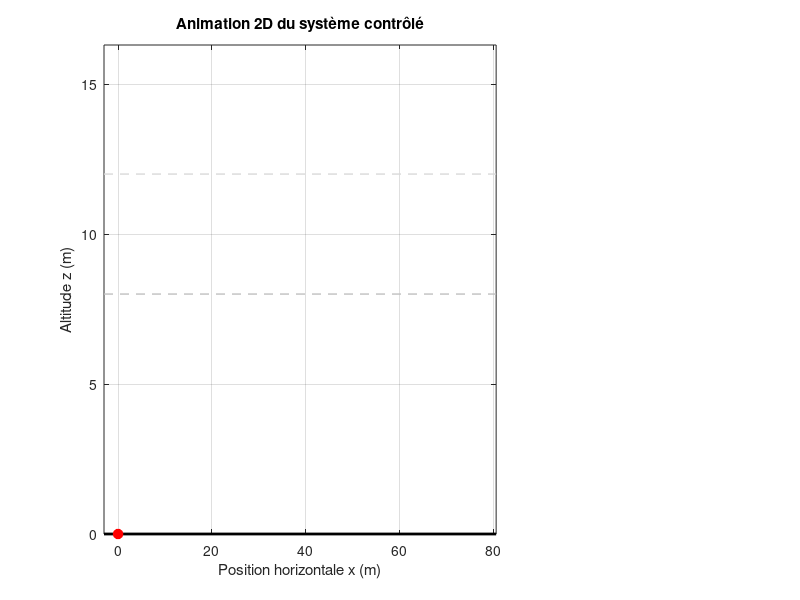

This figure's MATLAB source: (Note: this script raises an error after producing the figure.)
clc; clear; close all;

%% =========================
% PARAMETRES PHYSIQUES
%% =========================
m = 1.5;          % masse (kg)
J = 0.08;         % inertie (kg.m^2)
g = 9.81;         % gravité (m/s^2)

cx = 0.25;        % amortissement horizontal
cz = 0.90;        % amortissement vertical
cth = 0.15;       % amortissement angulaire

L = 1.2;          % longueur visuelle du véhicule

%% =========================
% SIMULATION
%% =========================
dt = 0.01;
Tend = 22;
t = 0:dt:Tend;
N = length(t);

%% =========================
% ETATS
%% =========================
x = zeros(1,N);        % position horizontale
vx = zeros(1,N);       % vitesse horizontale

z = zeros(1,N);        % altitude
vz = zeros(1,N);       % vitesse verticale

theta = zeros(1,N);    % angle (rad)
omega = zeros(1,N);    % vitesse angulaire

%% =========================
% COMMANDES
%% =========================
T = zeros(1,N);        % poussée
M = zeros(1,N);        % couple

%% =========================
% CONSIGNES
%% =========================
z_ref = zeros(1,N);
theta_ref = zeros(1,N);

z_ref(t >= 1)  = 8;                 % monter à 8 m
z_ref(t >= 12) = 12;                % puis à 12 m

theta_ref(t >= 6)  = deg2rad(10);   % inclinaison +10°
theta_ref(t >= 14) = deg2rad(-8);   % inclinaison -8°
theta_ref(t >= 18) = deg2rad(0);    % retour à 0°

%% =========================
% PID ALTITUDE
%% =========================
Kpz = 18;
Kiz = 4;
Kdz = 10;

%% =========================
% PID ANGLE
%% =========================
Kpt = 12;
Kit = 1.5;
Kdt = 4.5;

%% =========================
% VARIABLES PID
%% =========================
ez = zeros(1,N);
eth = zeros(1,N);

int_ez = 0;
int_eth = 0;

ez_prev = 0;
eth_prev = 0;

%% =========================
% PERTURBATIONS DE VENT
%% =========================
wx = zeros(1,N);     % vent horizontal
wz = zeros(1,N);     % vent vertical
wth = zeros(1,N);    % vent angulaire

for k = 1:N
    tk = t(k);

    % Rafale horizontale à droite
    if tk >= 4 && tk < 8
        wx(k) = 2.0;
    end

    % Rafale verticale
    if tk >= 9 && tk < 12
        wz(k) = 2.5;
    end

    % Vent angulaire oscillant
    if tk >= 13 && tk < 18
        wth(k) = 0.05*sin(2*pi*0.8*tk);
    end

    % Rafale horizontale opposée
    if tk >= 18 && tk < 20
        wx(k) = -2.8;
    end
end

%% =========================
% SATURATIONS
%% =========================
Tmin = 0;
Tmax = 45;

Mmin = -6;
Mmax = 6;

%% =========================
% BOUCLE DE SIMULATION
%% =========================
for k = 2:N

    % ----- PID altitude
    ez(k) = z_ref(k) - z(k-1);
    int_ez = int_ez + ez(k)*dt;
    dez = (ez(k) - ez_prev)/dt;

    Teq = m*g / max(cos(theta(k-1)), 0.2);   % compensation poids simple
    T(k) = Teq + Kpz*ez(k) + Kiz*int_ez + Kdz*dez;
    T(k) = min(max(T(k), Tmin), Tmax);

    if T(k) == Tmin || T(k) == Tmax
        int_ez = int_ez - ez(k)*dt;
    end
    ez_prev = ez(k);

    % ----- PID angle
    eth(k) = theta_ref(k) - theta(k-1);
    int_eth = int_eth + eth(k)*dt;
    deth = (eth(k) - eth_prev)/dt;

    M(k) = Kpt*eth(k) + Kit*int_eth + Kdt*deth;
    M(k) = min(max(M(k), Mmin), Mmax);

    if M(k) == Mmin || M(k) == Mmax
        int_eth = int_eth - eth(k)*dt;
    end
    eth_prev = eth(k);

    % ----- Dynamique translationnelle 2D
    ax = (T(k)*sin(theta(k-1)) - cx*vx(k-1) + wx(k)) / m;
    az = (T(k)*cos(theta(k-1)) - m*g - cz*vz(k-1) + wz(k)) / m;

    % ----- Dynamique angulaire
    alpha = (M(k) - cth*omega(k-1) + wth(k)) / J;

    % ----- Intégration Euler
    vx(k) = vx(k-1) + ax*dt;
    x(k) = x(k-1) + vx(k)*dt;

    vz(k) = vz(k-1) + az*dt;
    z(k) = z(k-1) + vz(k)*dt;
    if z(k) < 0
        z(k) = 0;
        vz(k) = 0;
    end

    omega(k) = omega(k-1) + alpha*dt;
    theta(k) = theta(k-1) + omega(k)*dt;
end

%% =========================
% FIGURE
%% =========================
fig = figure('Position',[70 50 1300 800],'Color','w');

% ---------- Animation principale
subplot(2,3,[1 2 4 5]);
hold on; grid on; box on;
title('Animation 2D du système contrôlé');
xlabel('Position horizontale x (m)');
ylabel('Altitude z (m)');

xmin = min(x) - 3;
xmax = max(x) + 3;
zmax = max([z_ref z]) + 4;

xlim([xmin xmax]);
ylim([0 zmax]);

% Sol
plot([xmin xmax], [0 0], 'k', 'LineWidth', 2);

% Consignes d'altitude
plot([xmin xmax], [8 8], '--', 'Color', [0.75 0.75 0.75], 'LineWidth', 1);
plot([xmin xmax], [12 12], '--', 'Color', [0.85 0.85 0.85], 'LineWidth', 1);

% Trace
hTrace = plot(NaN, NaN, 'r--', 'LineWidth', 1.5);

% Corps véhicule
hBody = plot([0 0], [0 0], 'b', 'LineWidth', 4);

% Centre
hCenter = plot(0, 0, 'ro', 'MarkerFaceColor', 'r', 'MarkerSize', 7);

% Flamme
hFlame = plot([0 0], [0 0], 'm', 'LineWidth', 3);

% Vecteur poussée
hThrust = quiver(0, 0, 0, 0, 0, 'Color', [0 0.5 0], 'LineWidth', 2, 'MaxHeadSize', 1.5);

% Vent horizontal visible
nWind = 6;
windY = linspace(1, zmax-1, nWind);
hWind = gobjects(1, nWind);
for i = 1:nWind
    hWind(i) = quiver(xmin + 1, windY(i), 0, 0, 0, ...
        'Color', [0.2 0.7 1], 'LineWidth', 1.5, 'MaxHeadSize', 1.2);
end

% Textes info
txt1 = text(xmax-0.2, zmax-0.5, '', 'HorizontalAlignment','right', 'FontWeight','bold');
txt2 = text(xmax-0.2, zmax-1.3, '', 'HorizontalAlignment','right', 'Color','b');
txt3 = text(xmax-0.2, zmax-2.1, '', 'HorizontalAlignment','right', 'Color','r');
txt4 = text(xmax-0.2, zmax-2.9, '', 'HorizontalAlignment','right', 'Color','m');
txt5 = text(xmax-0.2, zmax-3.7, '', 'HorizontalAlignment','right', 'Color',[0 0.5 0], 'FontWeight','bold');

% ---------- Altitude
subplot(2,3,3);
hold on; grid on; box on;
plot(t, z_ref, '--k', 'LineWidth', 1.5);
hAlt = plot(NaN, NaN, 'b', 'LineWidth', 1.8);
xlabel('Temps (s)');
ylabel('Altitude (m)');
title('Réponse en altitude');
legend('Consigne', 'Altitude', 'Location', 'best');

% ---------- Angle
subplot(2,3,6);
hold on; grid on; box on;
plot(t, rad2deg(theta_ref), '--k', 'LineWidth', 1.5);
hAng = plot(NaN, NaN, 'r', 'LineWidth', 1.8);
xlabel('Temps (s)');
ylabel('\theta (deg)');
title('Réponse angulaire');
legend('Consigne', 'Angle', 'Location', 'best');

%% =========================
% VIDEO MP4
%% =========================
if ~exist('videos', 'dir')
    mkdir('videos');
end

videoPath = fullfile('videos', 'controle_2D_PID_animation.mp4');
vw = VideoWriter(videoPath, 'MPEG-4');
vw.FrameRate = 30;
vw.Quality = 100;
open(vw);

%% =========================
% ANIMATION
%% =========================
step = 4;
xTrace = [];
zTrace = [];

for k = 1:step:N

    xc = x(k);
    zc = z(k);

    % Corps incliné
    x1 = xc - (L/2)*sin(theta(k));
    x2 = xc + (L/2)*sin(theta(k));

    z1 = zc - (L/2)*cos(theta(k));
    z2 = zc + (L/2)*cos(theta(k));

    subplot(2,3,[1 2 4 5]);

    % Corps
    set(hBody, 'XData', [x1 x2], 'YData', [z1 z2]);
    set(hCenter, 'XData', xc, 'YData', zc);

    % Flamme
    flameLength = 0.4 + 0.8*(T(k)/Tmax);
    xf1 = xc + 0.15*sin(theta(k));
    zf1 = zc + 0.15*cos(theta(k));
    xf2 = xc - flameLength*sin(theta(k));
    zf2 = zc - flameLength*cos(theta(k));
    set(hFlame, 'XData', [xf1 xf2], 'YData', [zf1 zf2]);

    % Vecteur poussée
    thrustScale = 0.12;
    uT = thrustScale*T(k)*sin(theta(k));
    vT = thrustScale*T(k)*cos(theta(k));
    set(hThrust, 'XData', xc, 'YData', zc, 'UData', uT, 'VData', vT);

    % Trace
    xTrace = [xTrace xc];
    zTrace = [zTrace zc];
    set(hTrace, 'XData', xTrace, 'YData', zTrace);

    % Vent visible
    meanWind = wx(k);
    windScale = 0.25;
    for i = 1:nWind
        set(hWind(i), ...
            'XData', xmin + 1, ...
            'YData', windY(i), ...
            'UData', windScale*meanWind, ...
            'VData', 0);
    end

    % Texte phase
    if t(k) < 1
        phase = 'Décollage initial';
    elseif t(k) >= 4 && t(k) < 8
        phase = 'Rafale horizontale';
    elseif t(k) >= 9 && t(k) < 12
        phase = 'Rafale verticale';
    elseif t(k) >= 13 && t(k) < 18
        phase = 'Vent angulaire oscillant';
    elseif t(k) >= 18 && t(k) < 20
        phase = 'Rafale opposée';
    else
        phase = 'Suivi PID normal';
    end

    set(txt1, 'String', sprintf('Temps = %.2f s', t(k)));
    set(txt2, 'String', sprintf('x = %.2f m, z = %.2f m', x(k), z(k)));
    set(txt3, 'String', sprintf('v_x = %.2f m/s, v_z = %.2f m/s', vx(k), vz(k)));
    set(txt4, 'String', sprintf('\\theta = %.2f deg | T = %.2f N | M = %.2f N.m', ...
        rad2deg(theta(k)), T(k), M(k)));
    set(txt5, 'String', sprintf('Vent: w_x = %.2f, w_z = %.2f, w_\\theta = %.3f | %s', ...
        wx(k), wz(k), wth(k), phase));

    % Courbes
    subplot(2,3,3);
    set(hAlt, 'XData', t(1:k), 'YData', z(1:k));

    subplot(2,3,6);
    set(hAng, 'XData', t(1:k), 'YData', rad2deg(theta(1:k)));

    drawnow;
    frame = getframe(fig);
    writeVideo(vw, frame);
end

close(vw);

fprintf('\nVidéo enregistrée : %s\n', videoPath);
